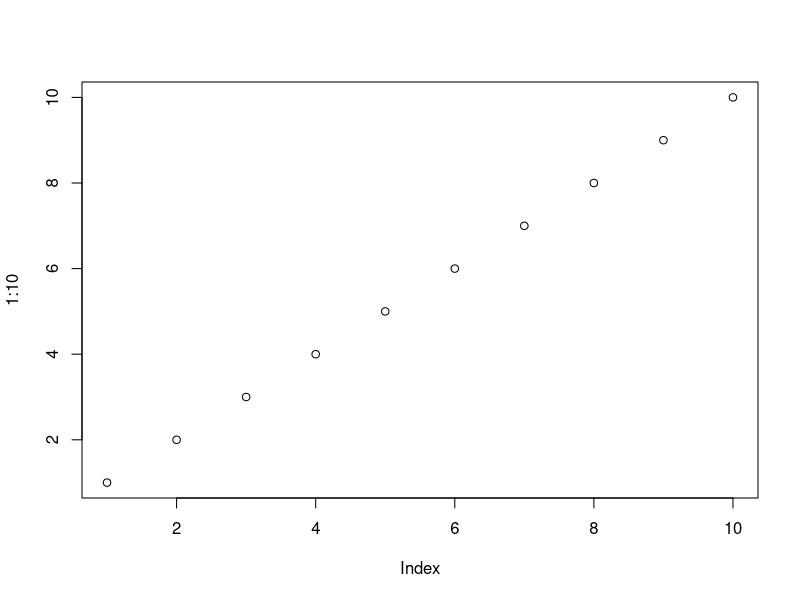
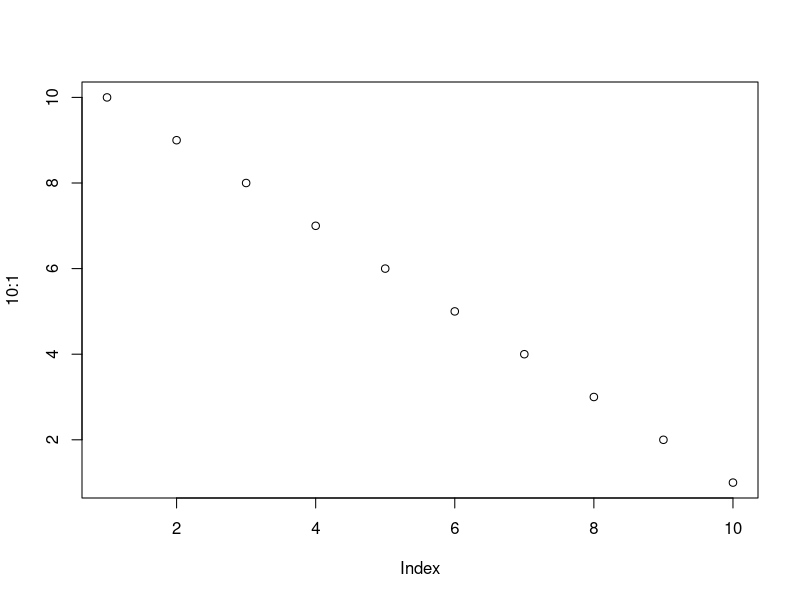
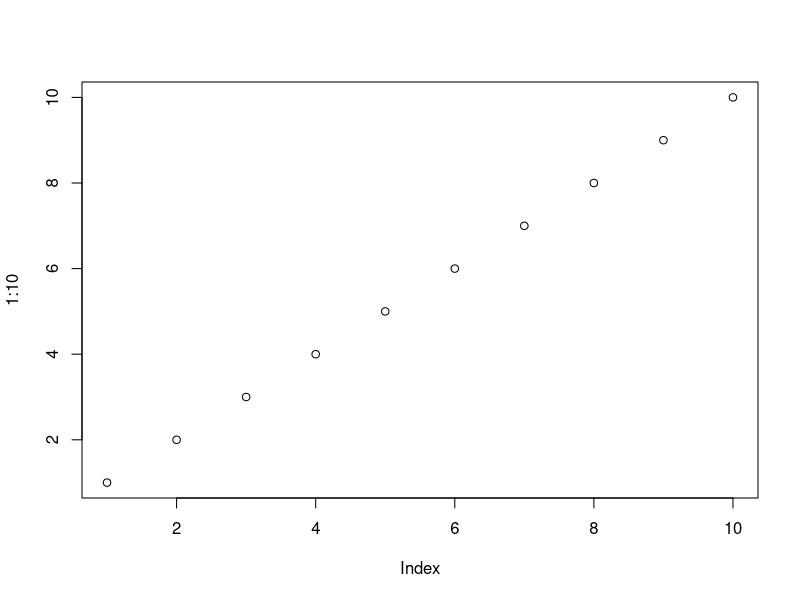
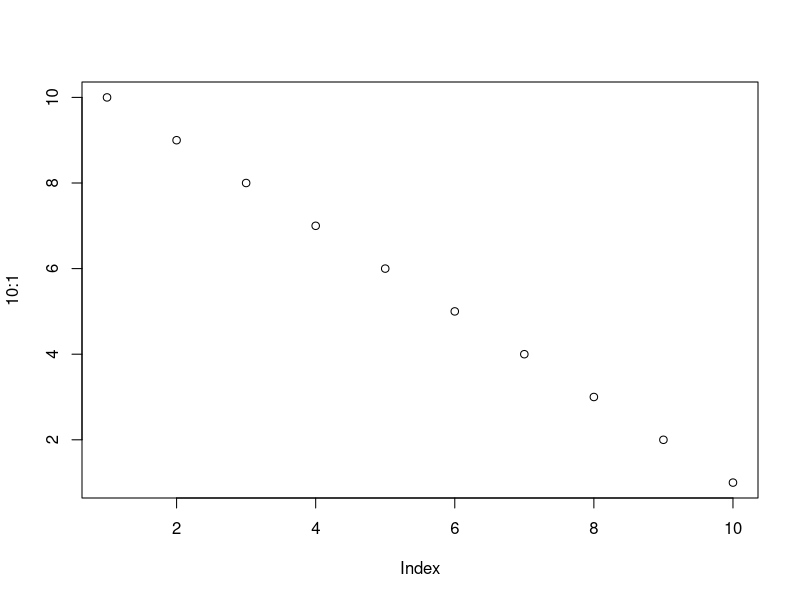

Write R code to recreate these figures, in order.
## ---- chunk 1
knitr::opts_chunk$set(
  collapse = TRUE,
  comment = "#>"
)
## ---- chunk 2
plot(1:10)
plot(10:1)
## ---- chunk 3
plot(1:10)
plot(10:1)
## ---- chunk 4
knitr::kable(head(mtcars, 10))
